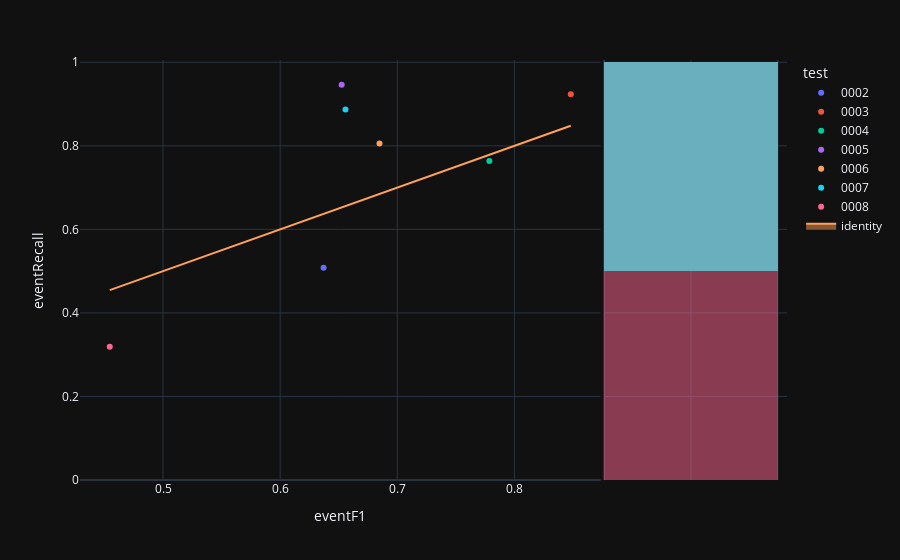

The code cell stored with this chart in its notebook:
### Code cell
fig=px.scatter(experimentModels,x='eventF1',y='eventRecall',color='test',hover_name='modelId', marginal_y="histogram")
fig.add_trace(
    go.Scatter(x=experimentModels['eventF1'], y=experimentModels['eventF1'], name="identity", mode='lines',fill="toself")
)
fig.show()

### Figure 1 — Plotly figure (JSON) as saved in the notebook; plotly's stock layout.template omitted (floating-point values rounded to 4 significant figures)
{"data": [{"hovertemplate": "<b>%{hovertext}</b><br><br>test=0002<br>eventF1=%{x}<br>eventRecall=%{y}<extra></extra>", "hovertext": ["a4659423-83e4-4da3-91b5-177fa8bc17fe"], "legendgroup": "0002", "marker": {"color": "#636efa", "symbol": "circle"}, "mode": "markers", "name": "0002", "orientation": "v", "showlegend": true, "x": [0.6371], "xaxis": "x", "y": [0.5083], "yaxis": "y", "type": "scatter"}, {"alignmentgroup": "True", "bingroup": "y", "hovertemplate": "test=0002<br>eventRecall=%{y}<br>count=%{x}<extra></extra>", "legendgroup": "0002", "marker": {"color": "#636efa"}, "name": "0002", "offsetgroup": "0002", "opacity": 0.5, "showlegend": false, "xaxis": "x2", "y": [0.5083], "yaxis": "y2", "type": "histogram"}, {"hovertemplate": "<b>%{hovertext}</b><br><br>test=0003<br>eventF1=%{x}<br>eventRecall=%{y}<extra></extra>", "hovertext": ["ad3be387-5be4-4e8e-b57d-072003b617d3"], "legendgroup": "0003", "marker": {"color": "#EF553B", "symbol": "circle"}, "mode": "markers", "name": "0003", "orientation": "v", "showlegend": true, "x": [0.8481], "xaxis": "x", "y": [0.9234], "yaxis": "y", "type": "scatter"}, {"alignmentgroup": "True", "bingroup": "y", "hovertemplate": "test=0003<br>eventRecall=%{y}<br>count=%{x}<extra></extra>", "legendgroup": "0003", "marker": {"color": "#EF553B"}, "name": "0003", "offsetgroup": "0003", "opacity": 0.5, "showlegend": false, "xaxis": "x2", "y": [0.9234], "yaxis": "y2", "type": "histogram"}, {"hovertemplate": "<b>%{hovertext}</b><br><br>test=0004<br>eventF1=%{x}<br>eventRecall=%{y}<extra></extra>", "hovertext": ["8bcbbc8b-b83e-4b97-8f7c-0dd0760680e7"], "legendgroup": "0004", "marker": {"color": "#00cc96", "symbol": "circle"}, "mode": "markers", "name": "0004", "orientation": "v", "showlegend": true, "x": [0.7786], "xaxis": "x", "y": [0.7637], "yaxis": "y", "type": "scatter"}, {"alignmentgroup": "True", "bingroup": "y", "hovertemplate": "test=0004<br>eventRecall=%{y}<br>count=%{x}<extra></extra>", "legendgroup": "0004", "marker": {"color": "#00cc96"}, "name": "0004", "offsetgroup": "0004", "opacity": 0.5, "showlegend": false, "xaxis": "x2", "y": [0.7637], "yaxis": "y2", "type": "histogram"}, {"hovertemplate": "<b>%{hovertext}</b><br><br>test=0005<br>eventF1=%{x}<br>eventRecall=%{y}<extra></extra>", "hovertext": ["f88ed731-de3a-4c9a-90d5-04d1fcd93d45"], "legendgroup": "0005", "marker": {"color": "#ab63fa", "symbol": "circle"}, "mode": "markers", "name": "0005", "orientation": "v", "showlegend": true, "x": [0.6525], "xaxis": "x", "y": [0.9462], "yaxis": "y", "type": "scatter"}, {"alignmentgroup": "True", "bingroup": "y", "hovertemplate": "test=0005<br>eventRecall=%{y}<br>count=%{x}<extra></extra>", "legendgroup": "0005", "marker": {"color": "#ab63fa"}, "name": "0005", "offsetgroup": "0005", "opacity": 0.5, "showlegend": false, "xaxis": "x2", "y": [0.9462], "yaxis": "y2", "type": "histogram"}, {"hovertemplate": "<b>%{hovertext}</b><br><br>test=0006<br>eventF1=%{x}<br>eventRecall=%{y}<extra></extra>", "hovertext": ["16a691da-d735-4ad2-953c-db2678980107"], "legendgroup": "0006", "marker": {"color": "#FFA15A", "symbol": "circle"}, "mode": "markers", "name": "0006", "orientation": "v", "showlegend": true, "x": [0.6848], "xaxis": "x", "y": [0.8053], "yaxis": "y", "type": "scatter"}, {"alignmentgroup": "True", "bingroup": "y", "hovertemplate": "test=0006<br>eventRecall=%{y}<br>count=%{x}<extra></extra>", "legendgroup": "0006", "marker": {"color": "#FFA15A"}, "name": "0006", "offsetgroup": "0006", "opacity": 0.5, "showlegend": false, "xaxis": "x2", "y": [0.8053], "yaxis": "y2", "type": "histogram"}, {"hovertemplate": "<b>%{hovertext}</b><br><br>test=0007<br>eventF1=%{x}<br>eventRecall=%{y}<extra></extra>", "hovertext": ["d91f41ff-0308-46df-9bcd-67d46f377777"], "legendgroup": "0007", "marker": {"color": "#19d3f3", "symbol": "circle"}, "mode": "markers", "name": "0007", "orientation": "v", "showlegend": true, "x": [0.6558], "xaxis": "x", "y": [0.8871], "yaxis": "y", "type": "scatter"}, {"alignmentgroup": "True", "bingroup": "y", "hovertemplate": "test=0007<br>eventRecall=%{y}<br>count=%{x}<extra></extra>", "legendgroup": "0007", "marker": {"color": "#19d3f3"}, "name": "0007", "offsetgroup": "0007", "opacity": 0.5, "showlegend": false, "xaxis": "x2", "y": [0.8871], "yaxis": "y2", "type": "histogram"}, {"hovertemplate": "<b>%{hovertext}</b><br><br>test=0008<br>eventF1=%{x}<br>eventRecall=%{y}<extra></extra>", "hovertext": ["a1eacac2-9e31-437a-9350-110d2ef2f1a5"], "legendgroup": "0008", "marker": {"color": "#FF6692", "symbol": "circle"}, "mode": "markers", "name": "0008", "orientation": "v", "showlegend": true, "x": [0.4545], "xaxis": "x", "y": [0.3191], "yaxis": "y", "type": "scatter"}, {"alignmentgroup": "True", "bingroup": "y", "hovertemplate": "test=0008<br>eventRecall=%{y}<br>count=%{x}<extra></extra>", "legendgroup": "0008", "marker": {"color": "#FF6692"}, "name": "0008", "offsetgroup": "0008", "opacity": 0.5, "showlegend": false, "xaxis": "x2", "y": [0.3191], "yaxis": "y2", "type": "histogram"}, {"fill": "toself", "mode": "lines", "name": "identity", "x": [0.6371, 0.8481, 0.7786, 0.6525, 0.6848, 0.6558, 0.4545], "y": [0.6371, 0.8481, 0.7786, 0.6525, 0.6848, 0.6558, 0.4545], "type": "scatter"}], "layout": {"xaxis": {"anchor": "y", "domain": [0.0, 0.7363], "title": {"text": "eventF1"}}, "yaxis": {"anchor": "x", "domain": [0.0, 1.0], "title": {"text": "eventRecall"}}, "xaxis2": {"anchor": "y2", "domain": [0.7413, 1.0], "matches": "x2", "showticklabels": false, "showline": false, "ticks": "", "showgrid": true}, "yaxis2": {"anchor": "x2", "domain": [0.0, 1.0], "matches": "y", "showticklabels": false, "showgrid": true}, "legend": {"title": {"text": "test"}, "tracegroupgap": 0}, "margin": {"t": 60}, "barmode": "overlay"}}
